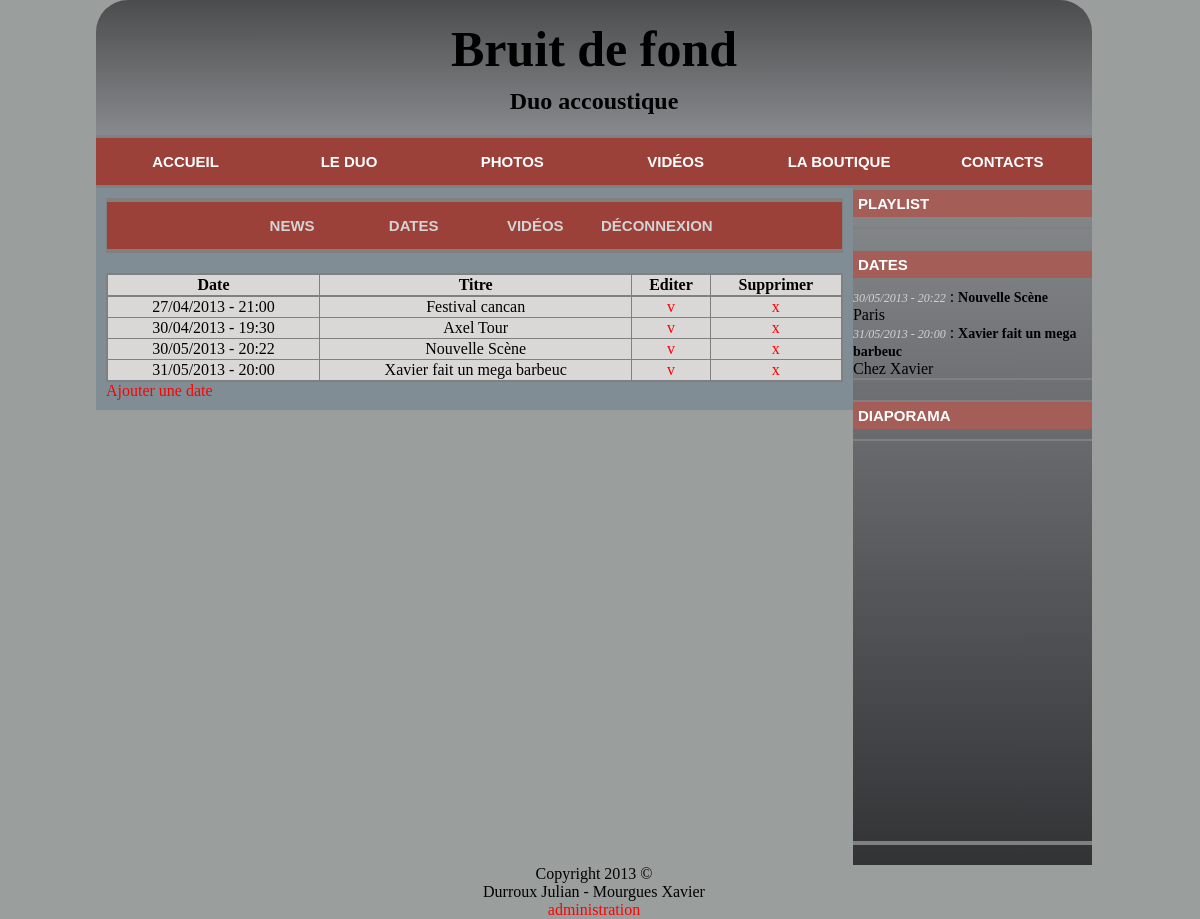
The app's page /?p=admin&a=dates (signed in) with its own data.
### tables this page shows
CREATE TABLE IF NOT EXISTS `dates` (
  `id` int(11) NOT NULL AUTO_INCREMENT,
  `day` datetime NOT NULL,
  `title` varchar(200) NOT NULL,
  `place` varchar(200) NOT NULL,
  PRIMARY KEY (`id`)
);

### www/database.php (called while the page is built, shortened)
<?php
function getFuturesDates(){
	$query = "SELECT * FROM dates WHERE day >= CURRENT_TIMESTAMP ORDER BY day";
	return mysqli_query($GLOBALS['db'], $query);
}
function getDates(){
	$query = "SELECT * FROM dates ORDER BY day";
	return mysqli_query($GLOBALS['db'], $query);
}
?>

### www/config.php (called while the page is built, shortened)
<?php
$FORMAT_DATE = "d/m/Y - H:i";
?>

### www/admin/dates.php (the view, shortened to what this page needs)
<?php
	if(isset($_GET['action']) && ($_GET['action'] == "edit" || $_GET['action'] == "add") && !isset($_GET['confirm'])){
		$date = NULL;
		if($_GET['action'] == "edit") {
			$date = getDate2($_GET['id']);
		}
		?>
		<form action="?p=admin&a=dates&action=<?php echo $_GET['action']; ?>&confirm" method="post">
			<input type="hidden" name="id" value="<?php echo isset($_GET['id']) ? $_GET['id'] : "" ; ?>" />
			<label>Date :</label><input type="datetime-local" name="day" value="<?php echo $date != NULL ? $date->day : "" ; ?>" /><br />
			<label>Titre :</label><input type="text" name="title" value="<?php echo $date != NULL ? $date->title : "" ; ?>" /><br />
			<label>Location :</label><input type="text" name="place" value="<?php echo $date != NULL ? $date->place : "" ; ?>" /><br />
			<button type="submit">Soumettre</button>
		</form>
		<?php
	} else {
		$dates = getDates();
?>
<table>
	<thead>
		<tr>
			<th>Date</th>
			<th>Titre</th>
			<th>Editer</th>
			<th>Supprimer</th>
		</tr>
	</thead>
	<tbody>
		<?php while(($date = mysqli_fetch_object($dates)) != NULL){ ?>
		<tr>
			<td><datetime><?php echo date_format(date_create($date->day), $FORMAT_DATE); ?></datetime></td>
			<td><?php echo $date->title; ?></td>
			<td><a href="?p=admin&a=dates&action=edit&id=<?php echo $date->id; ?>">v</a>
			<td><a href="?p=admin&a=dates&action=delete&id=<?php echo $date->id; ?>">x</a>
		</tr>
		<?php } ?>
	</tbody>
</table>
<a href="?p=admin&a=dates&action=add">Ajouter une date</a>
<?php } ?>

### www/aside.php (shortened to what this page needs)
<aside><div>
		<h1>Playlist</h1>
	</div>
	<div>
		<h1>Dates</h1>
		<?php $dates = getFuturesDates();
			while(($date = mysqli_fetch_object($dates)) != NULL){
				?><datetime><?php echo date_format(date_create($date->day), $FORMAT_DATE); ?></datetime> : <h2><?php echo $date->title; ?></h2><br />
				<?php echo $date->place; ?><br />
				<?php
			}
		?>
	</div>
	<div>
		<h1>Diaporama</h1>
		<div class="slideshow"><?php
			?></div>
	</div>
</aside>

### www/style.css (style rules this page uses)
body { padding-left: 8%; padding-right: 8%; margin:0; width: 83%; background-color:#9A9F9E; font: arial; }
a { text-decoration: none; color: red; }
aside { background: -webkit-gradient(linear, left top, left bottom, color-stop(0%,rgb(135, 138, 141)), color-stop(100%,rgb(50, 51, 53))); float: right; width: 24%; margin: 0; }
aside div { width: 100%; margin-bottom: 20px; padding-top: 0; border-bottom: 2px solid grey; border-top: 2px solid grey; }
aside div h1 { padding: 5px 5px 5px 5px; margin: 0 0 10px 0; background: rgb(165, 93, 87); text-transform: uppercase; color: white; font: bold 15px arial; }
aside div datetime { font-size: 12px; font-style: italic; color: lightgrey; }
aside div h2 { font-size: 14px; font-style: bold; display: inline; }
aside .slideshow { position: relative; width: 100%; height: 400px; margin: 0; padding: 0; }
table { border : 2px grey solid; width: 100%; background: rgb(218, 215, 215); border-collapse:collapse; }
table th { border: 1px grey solid; border-bottom: 2px grey solid; }
table td { text-align: center; border: 1px grey solid; }
table td a { display:block; }

### records on screen
dates: day "27/04/2013 - 21:00", title "Festival cancan"
dates: day "30/04/2013 - 19:30", title "Axel Tour"
dates: day "30/05/2013 - 20:22", title "Nouvelle Scène", place "Paris"
dates: day "31/05/2013 - 20:00", title "Xavier fait un mega barbeuc", place "Chez Xavier"
